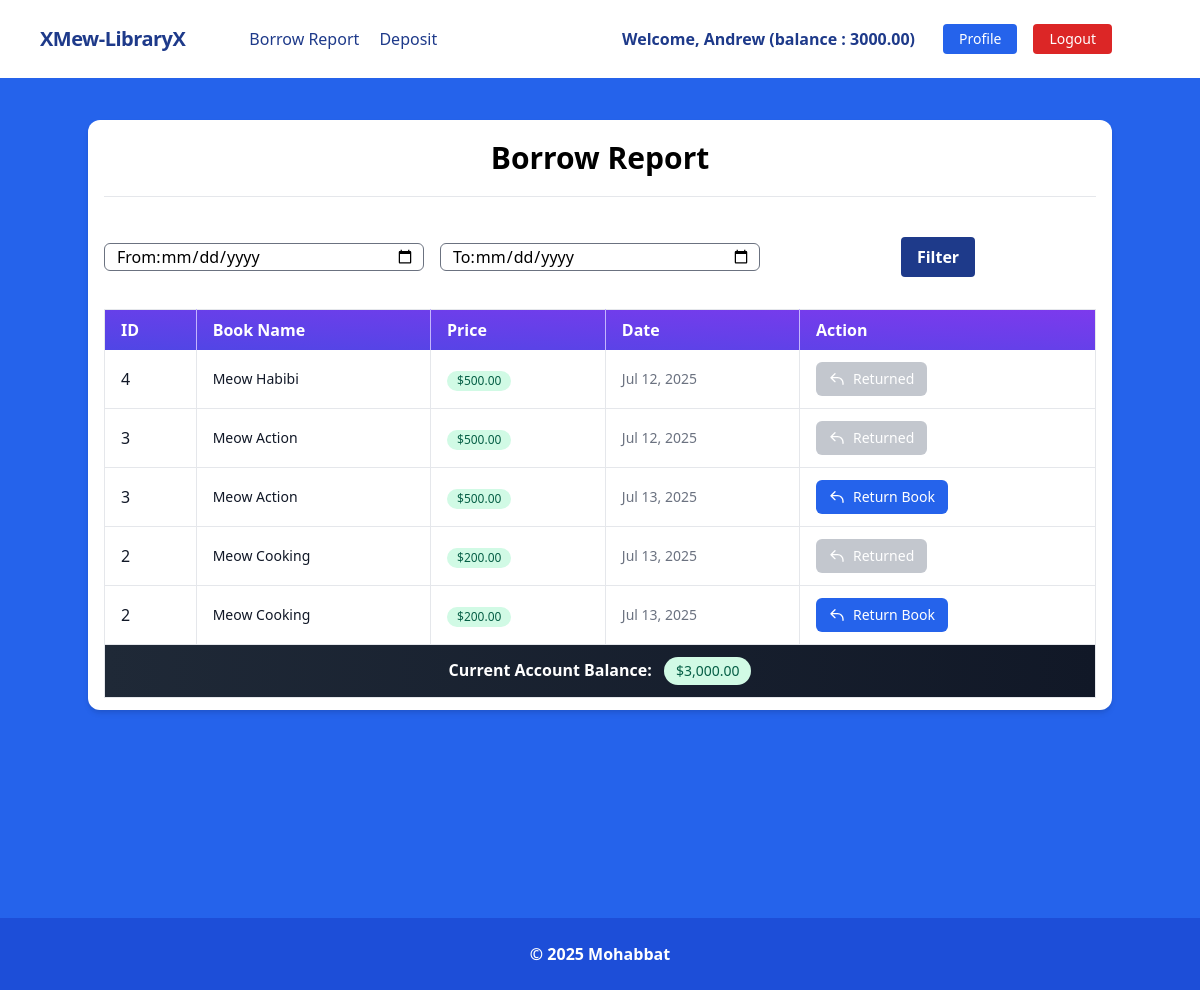
Screenshot of /books/borrow_report/ (signed in) with the database file from the repository.
### account/models.py (models this page shows, shortened)
class UserLibraryAccount(models.Model):
    user = models.OneToOneField(User,related_name='account' , on_delete=models.CASCADE)
    gender = models.CharField(max_length=10,choices=GENDER_TYPE)
    balance = models.DecimalField(default=0,max_digits=12,decimal_places=2)
    initial_borrow_date = models.DateField(auto_now=True)
    birth_date = models.DateField(null=True,blank=True)
    phone_number = models.CharField(max_length=12)

### books/models.py (models this page shows, shortened)
class BorrowBook(models.Model):
    account = models.ForeignKey(UserLibraryAccount,on_delete=models.CASCADE,related_name='Borrows')
    book = models.ForeignKey(Book, on_delete=models.CASCADE)
    timestamp = models.DateTimeField(auto_now_add=True,null=True,blank=True)
    return_book = models.BooleanField(default=False,null=True,blank=True)
    class Meta:
        ordering = ['timestamp']

class Book(models.Model):
    name = models.CharField(max_length=40)
    description = models.TextField()
    price = models.DecimalField(max_digits=12, decimal_places=2)
    categories = models.ForeignKey(BookCategory, on_delete=models.CASCADE)
    image  = models.ImageField(upload_to='books/media/uploads/')
    raings = models.CharField(max_length=12,choices=BOOK_RATINGS,null=True,blank=True)
    quantity = models.IntegerField(max_length=12,null=True,blank=True)

### books/views.py (the view)
# urls.py: path('borrow_report/', BorrowReportView.as_view(), name = 'borrow_report'),
class BorrowReportView(LoginRequiredMixin,ListView):
    template_name = 'books/borrow_report.html'
    model = BorrowBook
    balance = 0
    context_object_name = 'report_list'
    def get_queryset(self):
        queryset = super().get_queryset().filter(account=self.request.user.account)
        start_date_str = self.request.GET.get('start_date')
        end_date_str = self.request.GET.get('end_date')
        if start_date_str and end_date_str:
            start_date = datetime.strptime(start_date_str, '%Y-%m-%d')
            end_date = datetime.strptime(end_date_str, '%Y-%m-%d')
            queryset = queryset.filter(timestamp__date__gte=start_date, timestamp__date__lte=end_date)
            self.balance = Transaction.objects.filter(timestamp__date__gte=start_date, timestamp__date__lte=end_date).aggregate(Sum('amount'))['amount__sum']
        else:
            self.balance = self.request.user.account.balance
        return queryset.distinct()
    def get_context_data(self, **kwargs):
        context = super().get_context_data(**kwargs)
        context.update({
            'account': self.request.user.account,
            'balance': self.balance,
        })
        return context

### books/templates/books/borrow_report.html (shortened to what this page needs)
{% extends 'base.html' %}
{% load static %}
{% load humanize %}
{% block head_title %} Borrow Report{% endblock %} {% block content %}
<div class="pb-32">
<div class="my-10 py-3 px-4 bg-white rounded-xl shadow-md mb-20">
  <h1 class="font-bold text-3xl text-center pb-5 pt-2">Borrow Report</h1>
  <hr />
  <form method="get" action="{% url 'borrow_report' %}">
    <div class="flex flex-col sm:flex-row justify-center items-center gap-4">
      <div
        class="mt-10 pl-3 pr-2 bg-white border rounded-md border-gray-500 flex justify-between items-center relative w-full sm:w-4/12"
      >
        <label for="start_date">From:</label>
        <input
          class="appearance-none w-full outline-none focus:outline-none active:outline-none"
          type="date"
          id="start_date"
          name="start_date"
        />
      </div>
      <div
        class="mt-10 sm:mt-10 pl-3 pr-2 bg-white border rounded-md border-gray-500 flex justify-between items-center relative w-full sm:w-4/12"
      >
        <label for="end_date">To:</label>
        <input
          class="appearance-none w-full outline-none focus:outline-none active:outline-none"
          type="date"
          id="end_date"
          name="end_date"
        />
      </div>
      <div class="mt-10 sm:mt-10 pl-3 pr-2 flex justify-center items-center relative w-full sm:w-4/12">
        <button
          class="bg-blue-900 hover:bg-blue-700 text-white font-bold py-2 px-4 rounded focus:outline-none focus:shadow-outline w-full sm:w-auto"
          type="submit"
        >
          Filter
        </button>
      </div>
    </div>
  </form>
  <div class="overflow-x-auto mt-8">
    <table
      class="table-auto mx-auto w-full rounded-xl border dark:border-neutral-500 min-w-max"
    >
      <thead class="bg-purple-900 text-white text-left">
      <tr
        class="bg-gradient-to-tr from-indigo-600 to-purple-600 rounded-md py-2 px-4 text-white font-bold"
      >
        <th class="px-4 py-2 border-r border-purple-300">ID</th>
        <th class="px-4 py-2 border-r border-purple-300">Book Name</th>
        <th class="px-4 py-2 border-r border-purple-300">Price</th>
        <th class="px-4 py-2 border-r border-purple-300">Date</th>
        <th class="px-4 py-2">Action</th>
      </tr>
    </thead>
    <tbody>
      {% for item in report_list %}
      <tr class="border-b dark:border-neutral-500 hover:bg-gray-50">
        <td class="px-4 py-3 font-medium text-gray-900 border-r border-gray-200">
          {{ item.book.id }}
        </td>
        <td class="px-4 py-3 border-r border-gray-200">
          <div class="flex items-center">
            <div class="text-sm font-medium text-gray-900">
              {{ item.book.name }}
            </div>
          </div>
        </td>
        <td class="px-4 py-3 border-r border-gray-200">
          <span class="inline-flex items-center px-2.5 py-0.5 rounded-full text-xs font-medium bg-green-100 text-green-800">
            ${{ item.book.price|floatformat:2 }}
          </span>
        </td>
        <td class="px-4 py-3 text-sm text-gray-500 border-r border-gray-200">
          {{ item.timestamp|date:"M d, Y" }}
        </td>
        <td class="px-4 py-3">
          {% if item.return_book %}
          <a
            class="inline-flex items-center px-3 py-2 border border-transparent text-sm leading-4 font-medium rounded-md text-white bg-gray-400 cursor-not-allowed opacity-60"
            disabled>
            <svg class="w-4 h-4 mr-2" fill="none" stroke="currentColor" viewBox="0 0 24 24">
              <path stroke-linecap="round" stroke-linejoin="round" stroke-width="2" d="M3 10h10a8 8 0 018 8v2M3 10l6 6m-6-6l6-6"></path>
            </svg>
            Returned
          </a>
        {% else %}
          <a href="{% url "return_book" item.id %}"
            class="inline-flex items-center px-3 py-2 border border-transparent text-sm leading-4 font-medium rounded-md text-white bg-blue-600 hover:bg-blue-700 focus:outline-none focus:ring-2 focus:ring-offset-2 focus:ring-blue-500 transition-colors duration-200">
            <svg class="w-4 h-4 mr-2" fill="none" stroke="currentColor" viewBox="0 0 24 24">
              <path stroke-linecap="round" stroke-linejoin="round" stroke-width="2" d="M3 10h10a8 8 0 018 8v2M3 10l6 6m-6-6l6-6"></path>
            </svg>
            Return Book
          </a>
        {% endif %}
        </td>
      </tr>
      {% endfor %}
    </tbody>
    <tfoot>
      <tr class="bg-gradient-to-r from-gray-800 to-gray-900 text-white">
        <th class="px-4 py-3 text-center font-semibold" colspan="5">
          Current Account Balance:
          <span class="inline-flex items-center px-3 py-1 ml-2 rounded-full text-sm font-medium bg-green-100 text-green-800">
            ${{ account.balance|floatformat:2|intcomma }}
          </span>
        </th>
      </tr>
    </tfoot>
    </table>
  </div>
</div>
</div>
{% endblock %}

### core/templates/navbar.html (shortened to what this page needs)
<nav class="flex items-center justify-between flex-wrap bg-white p-6 px-10">
    <div class="flex items-center flex-shrink-0 text-white mr-6">
        <span class="font-semibold text-xl tracking-tight text-blue-900"><a href="/">XMew-LibraryX</a></span>
    </div>
    <div id="nav-content" class="w-full hidden lg:block flex-grow lg:flex lg:items-center lg:w-auto px-10">
        {% if request.user.is_authenticated %}
            <div class="text-md lg:flex-grow">
                <a href="{% url "borrow_report" %}" class="block mt-4 lg:inline-block lg:mt-0 text-blue-900 hover:text-red-900 hover:font-black mr-4 py-2 lg:py-0">
                    Borrow Report
                </a>
                <a href="{% url "deposit" %}" class="block mt-4 lg:inline-block lg:mt-0 text-blue-900 hover:text-red-900 hover:font-black mr-4 py-2 lg:py-0">
                    Deposit
                </a>
            </div>
            <div class="flex flex-col lg:flex-row w-full lg:w-auto mt-4 lg:mt-0">
                <div class="text-blue-900 my-auto font-black px-5">Welcome, {{ request.user.first_name }} (balance : {{request.user.account.balance}}) </div>
                <a href="{% url "profile" %}" class="mb-2 lg:mb-0 lg:mx-2 inline-block font-medium text-sm px-4 py-2 leading-none bg-blue-600 rounded text-white border-white hover:border-transparent hover:text-dark hover:bg-blue-700 text-center">Profile</a>
                <a href="{% url "logout" %}" class="mb-2 lg:mb-0 lg:mx-2 inline-block font-medium text-sm px-4 py-2 leading-none bg-red-600 rounded text-white border-white hover:border-transparent hover:text-dark hover:bg-red-700 text-center">Logout</a>
            </div>
        {% endif %}
    </div>
</nav>

### rows the page displays
BorrowBook: book.id "4", book.name "Meow Habibi", book.price "500.00", timestamp "Jul 12, 2025", return_book "Returned"
BorrowBook: book.id "3", book.name "Meow Action", book.price "500.00", timestamp "Jul 12, 2025", return_book "Returned"
BorrowBook: book.id "3", book.name "Meow Action", book.price "500.00", timestamp "Jul 13, 2025", return_book "Return Book"
BorrowBook: book.id "2", book.name "Meow Cooking", book.price "200.00", timestamp "Jul 13, 2025", return_book "Returned"
BorrowBook: book.id "2", book.name "Meow Cooking", book.price "200.00", timestamp "Jul 13, 2025", return_book "Return Book"
UserLibraryAccount: balance "3,000.00"

### other values shown
{{ request.user.first_name }} "Andrew"
{{ request.user.account.balance }} "3000.00"
